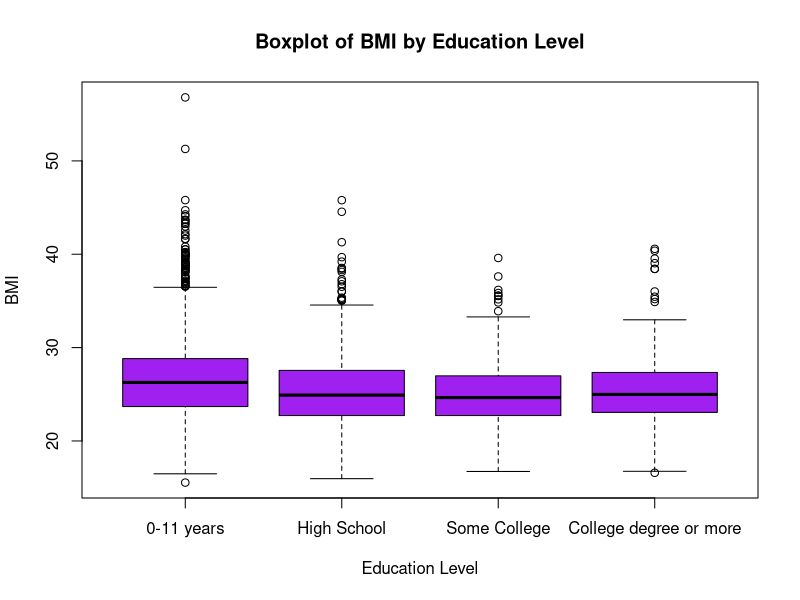
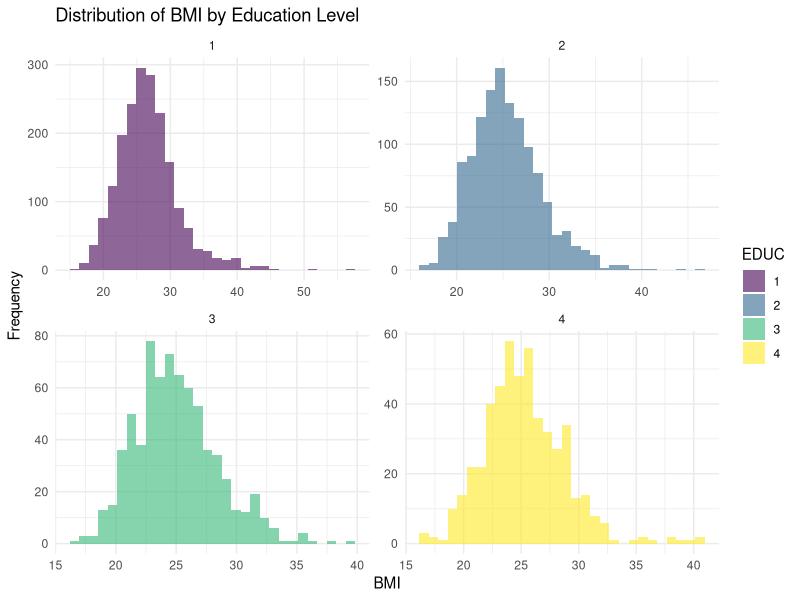

Recreate these plots in R, in order. (Note: this script raises an error after producing the figures.)
## ---- chunk 1
knitr::opts_chunk$set(echo = TRUE)
## ---- chunk 2
# load packages
library(tidyverse)
library(stats)
library(rstatix)
library(ggplot2)
library(ggpubr)
## ---- chunk 3
# set working directory
setwd("/Volumes/GoogleDrive/My Drive/1_CSUS/2024-2025/Spring 2025/PUBH 207B/Website/PUBH-207B-S25")
## ---- chunk 4
# import dataset
data <- read.csv("frmgham2_p1_impute.csv") %>% select(-X)
## ---- chunk 5
# convert sex to unordered factor variable
data$SEX <- factor(data$SEX, 
                       levels=c("1", "2"), 
                       ordered=FALSE)
## ---- chunk 6
# convert attained education to ordered factor variable
data$EDUC <- factor(data$EDUC, 
                        levels=c("1", "2", "3", "4"), 
                        ordered = TRUE)
## ---- chunk 7
# convert obesity status to unordered factor variable
data$OBESE <- factor(data$OBESE, 
                         levels=c("0", "1"), 
                         ordered=FALSE)
## ---- chunk 8
# Compute summary statistics for BMI
bmi_summary <- data %>%
  group_by(EDUC) %>%
  summarise(
    BMI_mean = mean(BMI, na.rm = TRUE),
    BMI_sd = sd(BMI, na.rm = TRUE),
    count = n()
  )
## ---- chunk 9
# Print summary statistics for BMI
print(bmi_summary)
## ---- chunk 10
# Boxplot of BMI across attained education levels
boxplot(data$BMI ~ data$EDUC, 
        main = "Boxplot of BMI by Education Level", 
        xlab = "Education Level", 
        ylab = "BMI", 
        col = "purple", 
        names = c("0-11 years", "High School", "Some College", "College degree or more"))
## ---- chunk 11
# check for extreme outliers in BMI
bmi_outliers <- data %>% group_by(EDUC) %>% identify_outliers(BMI)
## ---- chunk 12
# view top few rows of `bmi_outliers` object
head(bmi_outliers)
## ---- chunk 13
# Check normality of BMI within each education level
data %>% group_by(EDUC) %>% shapiro_test(BMI)
## ---- chunk 14
# Histogram of BMI for each education level
ggplot(data, aes(x = BMI, fill = EDUC)) +
  geom_histogram(alpha = 0.6, bins = 30, position = "identity") +
  facet_wrap(~EDUC, scales = "free") +  # Create separate histograms for each education level
  labs(title = "Distribution of BMI by Education Level", x = "BMI", y = "Frequency") +
  theme_minimal()
## ---- chunk 15
knitr::include_graphics("qq-plot-interp.png")
## ---- chunk 16
# Q-Q Plot for BMI by Education Level
ggplot(data, aes(sample = BMI)) +
  stat_qq() + 
  stat_qq_line() +
  facet_wrap(~EDUC) + 
  labs(title = "Q-Q Plots for BMI by Education Level") +
  theme_minimal()
## ---- chunk 17
# create a new variable for square root of BMI
data <- data %>% mutate(BMI_sqrt = sqrt(BMI))
## ---- chunk 18
# view the top rows of dataset
head(data)
## ---- chunk 19
# Histogram of square root-transformed BMI for each education level
ggplot(data, aes(x = BMI_sqrt, fill = EDUC)) +
  geom_histogram(alpha = 0.6, bins = 30, position = "identity") +
  facet_wrap(~EDUC, scales = "free") +  # Create separate histograms for each education level
  labs(title = "Distribution of square root BMI by Education Level", x = "Square root of BMI", y = "Frequency") +
  theme_minimal()
## ---- chunk 20
# Q-Q Plot for square root-transformed BMI by Education Level
ggplot(data, aes(sample = BMI_sqrt)) +
  stat_qq() + 
  stat_qq_line() +
  facet_wrap(~EDUC) + 
  labs(title = "Q-Q Plots for square root-transformed BMI by Education Level") +
  theme_minimal()
## ---- chunk 21
# Levene's Test (this function is from the `rstatix` package)
data %>% levene_test(BMI_sqrt ~ EDUC)
## ---- chunk 22
# Perform Welch's ANOVA
welch_results <- data %>% welch_anova_test(BMI_sqrt ~ EDUC)
print(welch_results)
## ---- chunk 23
# Run Games-Howell post-hoc test for pairwise comparisons
ght_results <- data %>% games_howell_test(BMI_sqrt ~ EDUC)
print(ght_results)
## ---- chunk 24
# visualize results
ght_results <- ght_results %>% add_xy_position(x = "EDUC")
ggboxplot(data, x = "EDUC", y = "BMI_sqrt") +
  stat_pvalue_manual(ght_results, hide.ns = TRUE) +
  labs(
    subtitle = get_test_label(welch_results, detailed = TRUE),
    caption = get_pwc_label(ght_results)
    )
